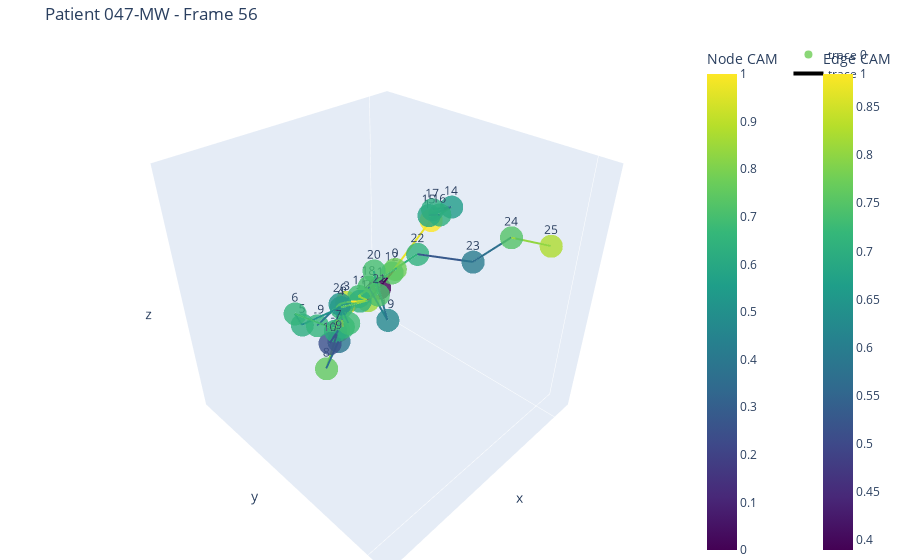

Notebook code for this chart:
### Markdown cell above
# Grad Cam

### Code cell
import torch
import numpy as np

class GradCAM_GNN:
    def __init__(self, model, target_layer):
        self.model = model
        self.target_layer = target_layer
        self.gradients = None
        self.activations = None
        self.hook_handles = []
        self._register_hooks()


    def _register_hooks(self):
        def forward_hook(module, input, output):
            self.activations = output.detach()

        def backward_hook(module, grad_input, grad_output):
            self.gradients = grad_output[0].detach()

        # Use ONLY regular hooks for compatibility with GCNConv
        self.hook_handles.append(self.target_layer.register_forward_hook(forward_hook))
        self.hook_handles.append(self.target_layer.register_backward_hook(backward_hook))


    def generate_cam(self, data):
        self.model.train()  # Required for LSTM backward with cuDNN

        # Forward pass
        output = self.model(data)
        
        # Backward pass
        self.model.zero_grad()
        output.backward(retain_graph=True)

        # Compute Grad-CAM
        cam = self.gradients * self.activations  # Shape: [num_nodes, hidden_channels]
        node_cam = cam.mean(dim=-1).squeeze()    # Mean over channels → [num_nodes]

        # Normalize to [0, 1]
        node_cam = node_cam - node_cam.min()
        node_cam = node_cam / (node_cam.max() + 1e-6)

        # Edge-wise CAM based on average of connected node CAMs
        edge_index = data.edge_index.cpu().numpy()
        edge_cam = []
        for i in range(edge_index.shape[1]):
            src, dst = edge_index[:, i]
            edge_imp = (node_cam[src] + node_cam[dst]) / 2.0
            edge_cam.append(edge_imp.item())
        edge_cam = np.array(edge_cam)

        return node_cam.detach().cpu().numpy(), edge_cam

    def remove_hooks(self):
        for handle in self.hook_handles:
            handle.remove()


import plotly.graph_objs as go
from plotly.subplots import make_subplots
import numpy as np

def visualize_human_skeleton_3d_plotly(cam, data, title="3D Grad-CAM Visualization"):
    node_cam, edge_cam = cam
    node_positions = data.x[:, :3].cpu().numpy()  # X, Y, Z from node features

    # Node scatter plot
    scatter = go.Scatter3d(
        x=node_positions[:, 0],
        y=node_positions[:, 1],
        z=node_positions[:, 2],
        mode='markers+text',
        text=[f'{i}' for i in range(len(node_positions))],
        marker=dict(
            size=8,
            color=node_cam,
            colorscale='Viridis',
            colorbar=dict(title="Node CAM", x=0.9),
            opacity=0.8
        )
    )

    # Edge lines
    edge_index = data.edge_index.cpu().numpy()
    edge_x, edge_y, edge_z, edge_colors = [], [], [], []
    for i in range(edge_index.shape[1]):
        src, dst = edge_index[:, i]
        edge_x += [node_positions[src, 0], node_positions[dst, 0], None]
        edge_y += [node_positions[src, 1], node_positions[dst, 1], None]
        edge_z += [node_positions[src, 2], node_positions[dst, 2], None]
        edge_colors += [edge_cam[i], edge_cam[i], edge_cam[i]]

    lines = go.Scatter3d(
        x=edge_x, y=edge_y, z=edge_z,
        mode='lines',
        line=dict(
            color=edge_colors,
            colorscale='Viridis',
            width=4,
            colorbar=dict(title="Edge CAM", x=1.05)
        ),
        hoverinfo='none'
    )

    # Combine all
    fig = make_subplots(rows=1, cols=1, specs=[[{'type': 'scatter3d'}]])
    fig.add_trace(scatter)
    fig.add_trace(lines)

    fig.update_layout(
        title=title,
        scene=dict(
            xaxis=dict(showgrid=False, showticklabels=False),
            yaxis=dict(showgrid=False, showticklabels=False),
            zaxis=dict(showgrid=False, showticklabels=False),
            aspectmode='cube',
            bgcolor='white'
        ),
        paper_bgcolor='white',
        margin=dict(l=0, r=0, t=40, b=0)
    )

    fig.show()



# Replace with your actual file
data_path = r"D:\Data\NYC\KINZ\KINECT_ACC_dataset_with_qor15_2025-05-27_14-29PM.csv"
dataframe = pd.read_csv(data_path)
dataframe = dataframe[dataframe['walking_speed'] == "Fast"]
dataframe.rename(columns={'PatientID': 'patientID'}, inplace=True)

from torch_geometric.data import DataLoader

# Load patient
patient_id = '047-MW'
patient_data = dataframe[dataframe['patientID'] == patient_id].reset_index(drop=True)
patient_dataset = SkeletonDataset(patient_data)
patient_loader = DataLoader(patient_dataset, batch_size=1, shuffle=False)

# Define target GCN layer
target_layer = model.gcn2
grad_cam = GradCAM_GNN(model, target_layer)

# Pick specific frame(s)
points_to_plot = [56]  # or [0, 30, 60, ...]

for i, single_sample in enumerate(patient_loader):
    if i in points_to_plot:
        print(f"Visualizing Grad-CAM for patient {patient_id}, frame {i}")
        single_sample = single_sample.to(device)
        cam = grad_cam.generate_cam(single_sample)
        visualize_human_skeleton_3d_plotly(cam, single_sample, title=f"Patient {patient_id} - Frame {i}")

grad_cam.remove_hooks()

### Figure 1 — Plotly figure (JSON) as saved in the notebook; plotly's stock layout.template omitted (floating-point values rounded to 4 significant figures; data arrays with more than 128 entries replaced by an {"elided": "..."} marker saying what was removed)
{"data": [{"marker": {"color": [0.7794, 0.0, 0.8502, 0.9184, 0.6583, 0.6245, 0.6547, 0.8078, 0.7542, 0.3901, 0.2466, 0.6895, 0.7377, 0.9999, 0.5493, 0.5829, 0.63, 0.619, 0.7043, 0.4683, 0.6989, 0.7107, 0.6407, 0.4161, 0.7263, 0.8781, 0.5174, 0.6658, 0.6175, 0.6556, 0.6821, 0.6359], "colorbar": {"title": {"text": "Node CAM"}, "x": 0.9}, "colorscale": [[0, "#440154"], [0.1111, "#482878"], [0.2222, "#3e4989"], [0.3333, "#31688e"], [0.4444, "#26828e"], [0.5556, "#1f9e89"], [0.6667, "#35b779"], [0.7778, "#6ece58"], [0.8889, "#b5de2b"], [1, "#fde725"]], "opacity": 0.8, "size": 8}, "mode": "markers+text", "text": ["0", "1", "2", "3", "4", "5", "6", "7", "8", "9", "10", "11", "12", "13", "14", "15", "16", "17", "18", "19", "20", "21", "22", "23", "24", "25", "26", "27", "28", "29", "30", "31"], "type": "scatter3d", "x": [69.43, 65.0, 61.31, 60.93, 72.84, 122.4, 153.8, 135.9, 159.9, 150.1, 156.5, 49.3, 4.864, -15.44, -5.104, 40.22, 44.56, 37.58, 101.3, 136.8, 184.0, 207.1, 40.67, 40.18, 71.39, 48.12, 60.02, 55.87, 62.72, 84.74, 44.57, 26.1], "y": [-793.6, -958.4, -1091.0, -1310.0, -1274.0, -1256.0, -1010.0, -787.7, -706.3, -669.1, -691.1, -1274.0, -1256.0, -1036.0, -815.2, -726.8, -623.0, -717.1, -786.3, -392.5, -145.2, 42.02, -800.2, -392.8, -33.95, 87.18, -1390.0, -1400.0, -1434.0, -1442.0, -1430.0, -1439.0], "z": [2773.0, 2693.0, 2632.0, 2588.0, 2594.0, 2611.0, 2726.0, 2704.0, 2659.0, 2720.0, 2720.0, 2598.0, 2619.0, 2776.0, 2847.0, 2878.0, 2897.0, 2890.0, 2767.0, 2805.0, 2997.0, 3016.0, 2778.0, 2821.0, 2955.0, 2934.0, 2567.0, 2489.0, 2479.0, 2524.0, 2481.0, 2527.0]}, {"hoverinfo": "none", "line": {"color": {"elided": "186 float values"}, "colorbar": {"title": {"text": "Edge CAM"}, "x": 1.05}, "colorscale": [[0, "#440154"], [0.1111, "#482878"], [0.2222, "#3e4989"], [0.3333, "#31688e"], [0.4444, "#26828e"], [0.5556, "#1f9e89"], [0.6667, "#35b779"], [0.7778, "#6ece58"], [0.8889, "#b5de2b"], [1, "#fde725"]], "width": 4}, "mode": "lines", "type": "scatter3d", "x": {"elided": "186 float values"}, "y": {"elided": "186 float values"}, "z": {"elided": "186 float values"}}], "layout": {"margin": {"b": 0, "l": 0, "r": 0, "t": 40}, "paper_bgcolor": "white", "scene": {"aspectmode": "cube", "bgcolor": "white", "domain": {"x": [0, 1], "y": [0, 1]}, "xaxis": {"showgrid": false, "showticklabels": false}, "yaxis": {"showgrid": false, "showticklabels": false}, "zaxis": {"showgrid": false, "showticklabels": false}}, "title": {"text": "Patient 047-MW - Frame 56"}}}
